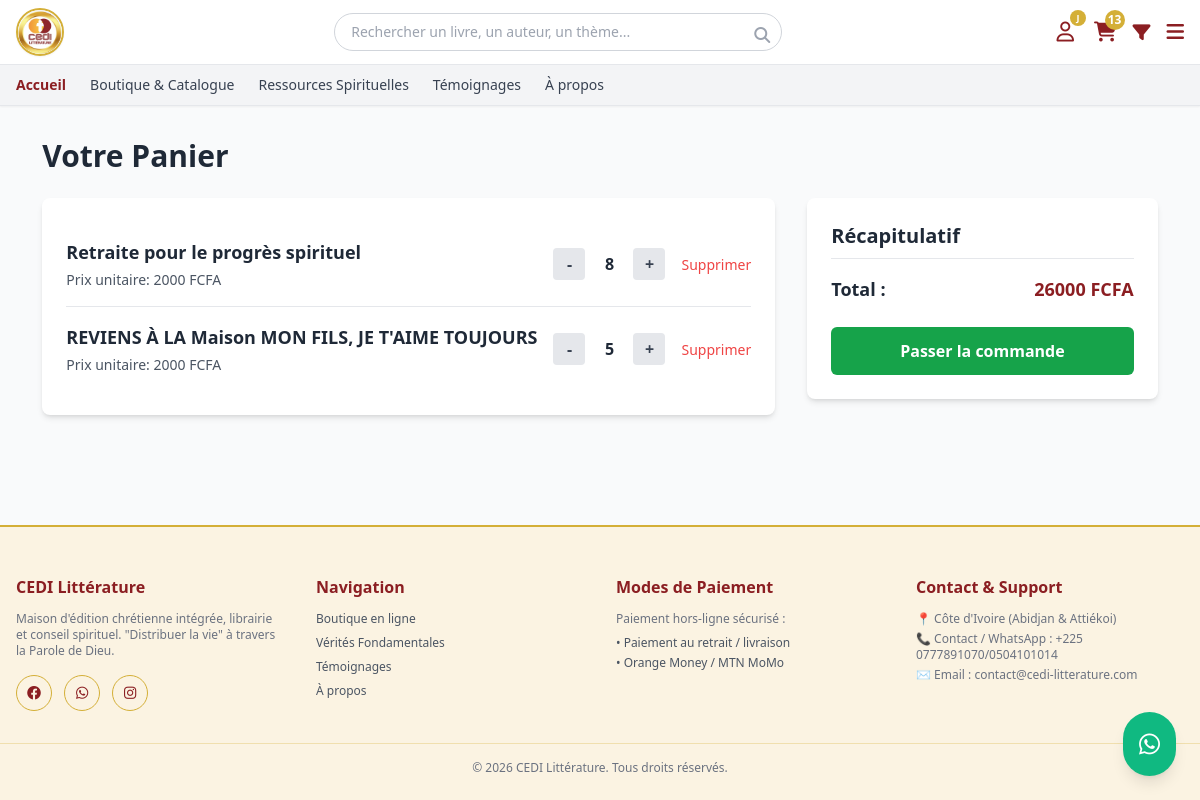
The page /panier/ (signed in) on the database its author committed.
### appcedi/models.py (models this page shows, shortened)
class ArticlePanier(models.Model):
    panier = models.ForeignKey(Panier, on_delete=models.CASCADE, related_name='articles')
    produit = models.ForeignKey(Produit, on_delete=models.CASCADE)
    quantite = models.PositiveIntegerField(default=1)

class Produit(models.Model):
    TYPES = (('livre', 'Livre'), ('bible', 'Bible'), ('cd', 'CD'), ('cadeau', 'Cadeau'))
    titre = models.CharField(max_length=255)
    auteur = models.CharField(max_length=255, blank=True, null=True)
    editeur = models.CharField(max_length=255, blank=True, null=True)
    isbn = models.CharField(max_length=20, blank=True, null=True)
    description = models.TextField()
    nombre_pages = models.PositiveIntegerField(blank=True, null=True, verbose_name="Nombre de pages")
    prix = models.IntegerField()
    poids = models.FloatField(blank=True, null=True)
    type_produit = models.CharField(max_length=20, choices=TYPES, default='livre')
    est_edition_cedi = models.BooleanField(default=False)
    quantite_stock = models.IntegerField(default=0)
    seuil_alerte = models.IntegerField(default=3)
    statut = models.BooleanField(default=True)
    categories = models.ManyToManyField(Categorie, through='ProduitCategorie', blank=True)

### appcedi/views.py (the view)
# urls.py: path('panier/', views.voir_panier, name='voir_panier'),
def voir_panier(request):
    if request.user.is_authenticated:
        panier, created = Panier.objects.get_or_create(utilisateur=request.user)
    else:
        session_key = request.session.session_key
        if not session_key:
            request.session.create()
            session_key = request.session.session_key
        panier, created = Panier.objects.get_or_create(session_id=session_key)
    articles = panier.articles.all()
    total = sum(article.produit.prix * article.quantite for article in articles)
    context = {
        'panier': panier,
        'articles': articles,
        'total': total,
    }
    return render(request, 'appcedi/panier/panier_detail.html', context)

### appcedi/context_processors.py (called while the page is built, shortened)
def panier_context(request):
    panier = None
    nombre_articles = 0
    souhaits_ids = []
    if request.user.is_authenticated:
        try:
            panier = Panier.objects.get(utilisateur=request.user)
        except Panier.DoesNotExist:
            pass
        souhaits_ids = list(ListeSouhaits.objects.filter(utilisateur=request.user).values_list('produit_id', flat=True))
    if panier:
        nombre_articles = sum(article.quantite for article in panier.articles.all())
    return {
        'nombre_articles_panier': nombre_articles,
        'categories_menu': Categorie.objects.all(),
        'souhaits_ids': souhaits_ids, # 👈 Ajouté ici
    }

### templates/appcedi/panier/panier_detail.html (shortened to what this page needs)
{% extends 'appcedi/base.html' %}
{% block content %}
<div class="max-w-6xl mx-auto py-8 px-4">
    <h1 class="text-3xl font-bold text-gray-800 mb-6">Votre Panier</h1>
    {% if articles %}
    <div class="grid grid-cols-1 lg:grid-cols-3 gap-8">
        <div class="lg:col-span-2 bg-white rounded-lg shadow-md p-6">
            <div class="divide-y divide-gray-200">
                {% for article in articles %}
                <div class="py-4 flex flex-col sm:flex-row sm:items-center sm:justify-between gap-4"
                     data-article-id="{{ article.id }}"
                     data-prix-unitaire="{{ article.produit.prix }}">
                    <div class="flex-1 min-w-0">
                        <h2 class="text-base sm:text-lg font-semibold text-gray-800 break-words">
                            {{ article.produit.titre }}
                        </h2>
                        <p class="text-gray-600 text-sm mt-1">
                            Prix unitaire: <span class="prix-unitaire">{{ article.produit.prix }}</span> FCFA
                        </p>
                    </div>
                    <div class="flex items-center justify-between sm:justify-end gap-4">
                        <div class="flex items-center space-x-2">
                            <button type="button"
                                    class="btn-quantite w-8 h-8 rounded bg-gray-200 hover:bg-gray-300 font-bold text-gray-700"
                                    data-action="reduire"
                                    data-url="{% url 'modifier_quantite_panier' article.id %}">
                                -
                            </button>
                            <span class="w-8 text-center font-semibold quantite-valeur">{{ article.quantite }}</span>
                            <button type="button"
                                    class="btn-quantite w-8 h-8 rounded bg-gray-200 hover:bg-gray-300 font-bold text-gray-700"
                                    data-action="augmenter"
                                    data-url="{% url 'modifier_quantite_panier' article.id %}">
                                +
                            </button>
                        </div>
                        <div>
                            <a href="{% url 'supprimer_du_panier' article.id %}"
                               class="text-red-500 hover:text-red-700 font-medium text-sm whitespace-nowrap">
                                Supprimer
                            </a>
                        </div>
                    </div>
                </div>
                {% endfor %}
            </div>
        </div>
        <div class="bg-white rounded-lg shadow-md p-6 h-fit">
            <h2 class="text-xl font-bold text-gray-800 mb-4 border-b pb-2">Récapitulatif</h2>
            <div class="flex justify-between items-center text-lg font-bold mb-6">
                <span>Total :</span>
                <span class="text-cediRed" id="panier-total">{{ total }} FCFA</span>
            </div>
            <a href="{% url 'valider_commande' %}"
               class="block text-center w-full bg-green-600 hover:bg-green-700 text-white font-bold py-3 px-4 rounded-md transition">
                Passer la commande
            </a>
        </div>
    </div>
    {% endif %}
</div>
{% endblock %}

### templates/appcedi/base.html (shortened to what this page needs)
{% load static %}
<!DOCTYPE html>
<html lang="fr">
<head>
    <script src="https://cdn.tailwindcss.com"></script>
    <link rel="stylesheet" href="https://cdnjs.cloudflare.com/ajax/libs/font-awesome/6.4.0/css/all.min.css">
</head>
<body class="bg-gray-50 text-gray-800 font-sans flex flex-col min-h-screen">
<header class="bg-white shadow-sm sticky top-0 z-50">
   <div class="max-w-7xl mx-auto px-4 py-2 flex items-center justify-between gap-4">
        <a href="{% url 'accueil' %}" class="flex items-center gap-2">
          <div class="w-12 h-12 rounded-full overflow-hidden border-2 border-cediGold bg-white shadow-sm flex items-center justify-center">
          <img src="{% static 'images/logo_cedi.png' %}"
             alt="CEDI Littérature"
             class="w-full h-full object-cover"
             loading="eager">
    </div>
</a>
        <div class="hidden md:block flex-1 max-w-md mx-2" id="searchBarDesktop">
           <form class="relative" action="{% url 'liste_catalogue' %}" method="get">
                <input type="text" name="q" placeholder="Rechercher un livre, un auteur, un thème..." class="w-full pl-4 pr-10 py-2 border border-gray-300 rounded-full text-sm focus:outline-none focus:border-cediRed transition">
                <button type="submit" class="absolute right-3 top-2.5 text-gray-400 hover:text-cediRed transition">
                    <i class="fa-solid fa-magnifying-glass"></i>
                </button>
            </form>
        </div>
        <div class="flex items-center gap-4 text-gray-700" id="iconsRow">
{% if user.is_authenticated %}
    {% if user.is_superuser or user.role == 'admin' or user.role == 'gestionnaire_stock' %}
        <a href="{% url 'espace_client' %}" class="hover:text-cediRed flex items-center transition relative p-1" title="Tableau de bord">
    {% else %}
        <a href="{% url 'espace_client' %}" class="hover:text-cediRed flex items-center transition relative p-1" title="Mon Profil">
    {% endif %}
        <i class="fa-regular fa-user text-xl text-cediRed"></i>
        <span class="absolute -top-1 -right-2 bg-cediGold text-white text-[9px] font-bold h-4 w-4 flex items-center justify-center rounded-full">
            {{ user.username|slice:":1"|upper }}
        </span>
    </a>
{% else %}
    <a href="{% url 'connexion' %}" class="hover:text-cediRed flex items-center transition relative p-1" title="Se connecter">
        <i class="fa-regular fa-user text-xl text-cediRed"></i>
    </a>
{% endif %}
<a href="{% url 'voir_panier' %}" class="hover:text-cediRed relative transition" title="Mon panier">
    <i class="fa-solid fa-cart-shopping text-xl text-cediRed"></i>
    {% if nombre_articles_panier > 0 %}
        <span class="absolute -top-2 -right-2 bg-cediGold text-white text-xs w-5 h-5 rounded-full flex items-center justify-center font-bold">
            {{ nombre_articles_panier }}
        </span>
    {% endif %}
</a>
            <div class="relative">
                <button type="button" id="filterToggle" aria-label="Filtrer le catalogue" aria-expanded="false" class="hover:text-cediRed transition">
                    <i class="fa-solid fa-filter text-lg text-cediRed"></i>
                </button>
            </div>
            <div class="relative">
                <button type="button" id="menuToggle" aria-label="Ouvrir le menu" aria-expanded="false" class="hover:text-cediRed transition">
                    <i class="fa-solid fa-bars text-xl text-cediRed"></i>
                </button>
            </div>
        </div>
    </div>
    <nav class="bg-gray-100 border-t border-b border-gray-200">
        <div class="max-w-7xl mx-auto px-4 flex space-x-6 overflow-x-auto text-sm font-medium py-2.5 text-gray-700">
            <a href="/" class="text-cediRed font-bold hover:text-cediRed transition">Accueil</a>
            <a href="{% url 'liste_catalogue' %}" class="hover:text-cediRed whitespace-nowrap transition">Boutique & Catalogue</a>
            <a href="{% url 'liste_ressources' %}" class="hover:text-cediRed whitespace-nowrap transition">Ressources Spirituelles</a>
             <a href="{% url 'liste_temoignages_publics' %}" class="hover:text-cediRed whitespace-nowrap transition">Témoignages</a>
             <a href="{% url 'a_propos' %}" class="hover:text-cediRed whitespace-nowrap transition">À propos</a>
        </div>
    </nav>
</header>
    {% block content %}{% endblock %}
    <a href="https://wa.me/2250777891070" target="_blank" class="fixed bottom-6 right-6 bg-emerald-500 text-white p-4 rounded-full shadow-lg hover:bg-emerald-600 transition z-50 flex items-center justify-center hover:scale-110">
        <i class="fa-brands fa-whatsapp text-2xl"></i>
    </a>
    <footer class="bg-cediCream text-gray-600 mt-auto pt-12 pb-6 border-t-2 border-cediGold">
        <div class="max-w-7xl mx-auto px-4 grid grid-cols-1 md:grid-cols-4 gap-8 mb-8 text-sm">
            <div>
                <h5 class="text-cediRed font-bold text-base mb-3">CEDI Littérature</h5>
                <p class="text-xs text-gray-500 mb-4">Maison d'édition chrétienne intégrée, librairie et conseil spirituel. "Distribuer la vie" à travers la Parole de Dieu.</p>
                <div class="flex space-x-3 text-lg">
                    <a href="#" class="w-9 h-9 rounded-full border border-cediGold text-cediRed flex items-center justify-center hover:bg-cediGold hover:text-white transition"><i class="fa-brands fa-facebook text-sm"></i></a>
                    <a href="#" class="w-9 h-9 rounded-full border border-cediGold text-cediRed flex items-center justify-center hover:bg-cediGold hover:text-white transition"><i class="fa-brands fa-whatsapp text-sm"></i></a>
                    <a href="#" class="w-9 h-9 rounded-full border border-cediGold text-cediRed flex items-center justify-center hover:bg-cediGold hover:text-white transition"><i class="fa-brands fa-instagram text-sm"></i></a>
                </div>
            </div>
            <div>
                <h5 class="text-cediRed font-bold text-base mb-3">Navigation</h5>
                <ul class="space-y-2 text-xs">
                    <li><a href="{% url 'liste_catalogue' %}" class="hover:text-cediRed transition">Boutique en ligne</a></li>
                    <li><a href="{% url 'liste_ressources' %}" class="hover:text-cediRed transition">Vérités Fondamentales</a></li>
                    <li><a href="{% url 'liste_temoignages_publics' %}" class="hover:text-cediRed whitespace-nowrap transition">Témoignages</a></li>
                    <li><a href="{% url 'a_propos' %}" class="hover:text-cediRed whitespace-nowrap transition">À propos</a></li>
                </ul>
            </div>
            <div>
                <h5 class="text-cediRed font-bold text-base mb-3">Modes de Paiement</h5>
                <p class="text-xs text-gray-500 mb-2">Paiement hors-ligne sécurisé :</p>
                <ul class="space-y-1 text-xs text-gray-600">
                    <li>• Paiement au retrait / livraison</li>
                    <li>• Orange Money / MTN MoMo</li>
                </ul>
            </div>
            <div>
                <h5 class="text-cediRed font-bold text-base mb-3">Contact & Support</h5>
                <p class="text-xs text-gray-500 mb-1">📍 Côte d'Ivoire (Abidjan & Attiékoi)</p>
                <p class="text-xs text-gray-500 mb-1">📞 Contact / WhatsApp : +225 0777891070/0504101014</p>
                <p class="text-xs text-gray-500">✉️ Email : contact@cedi-litterature.com</p>
            </div>
        </div>
        <div class="max-w-7xl mx-auto px-4 border-t border-cediGold/30 pt-4 text-center text-xs text-gray-500">
            <p>&copy; 2026 CEDI Littérature. Tous droits réservés.</p>
        </div>
    </footer>
</body>
</html>

### rows shown on the page
ArticlePanier: produit.titre "Retraite pour le progrès spirituel", produit.prix "2000", quantite "8"
ArticlePanier: produit.titre "REVIENS À LA Maison MON FILS, JE T'AIME TOUJOURS", produit.prix "2000", quantite "5"

### other values the page prints
{{ user.username|slice:":1"|upper }} "J"
{{ nombre_articles_panier }} "13"
{{ total }} "26000"
